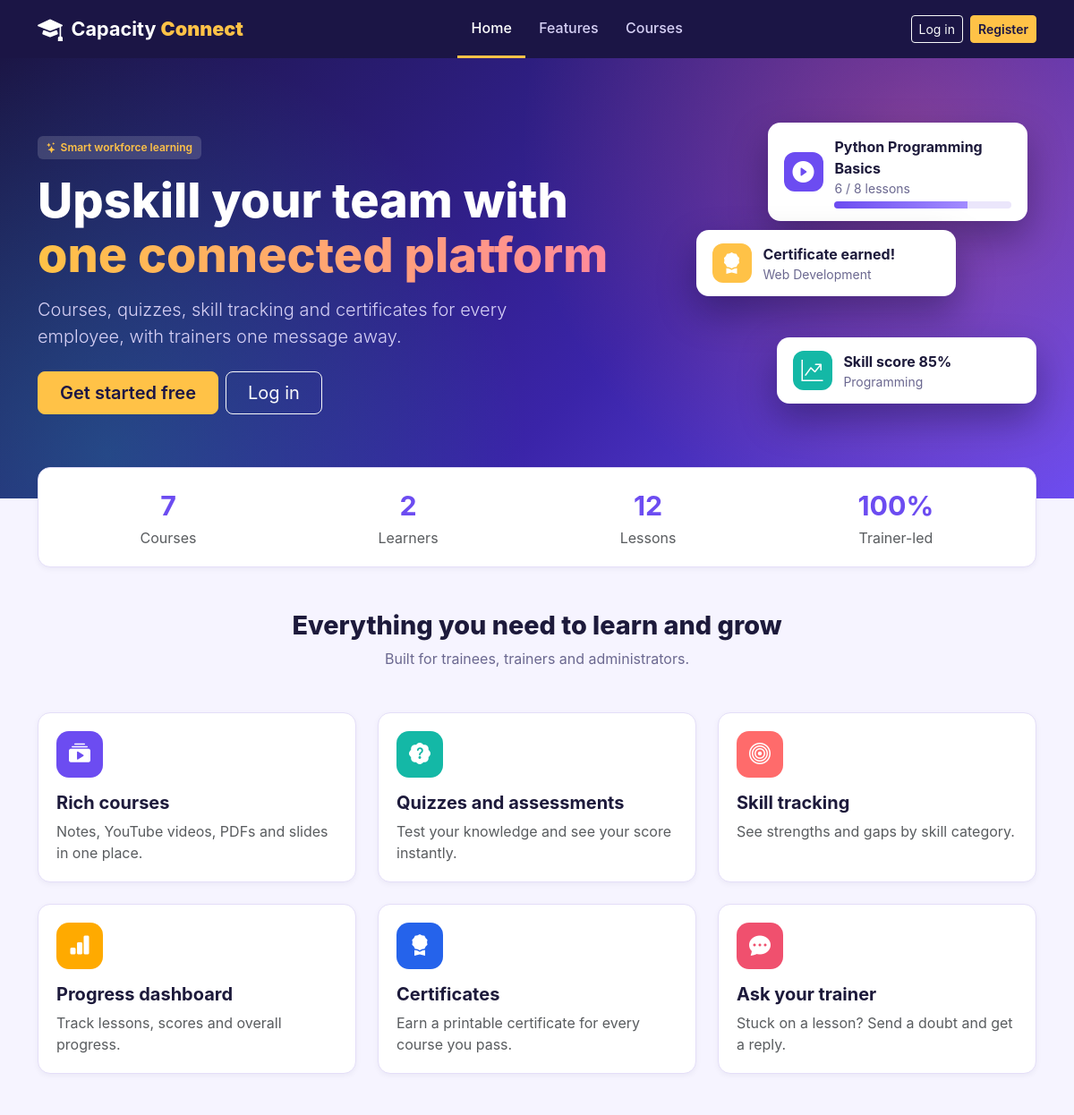
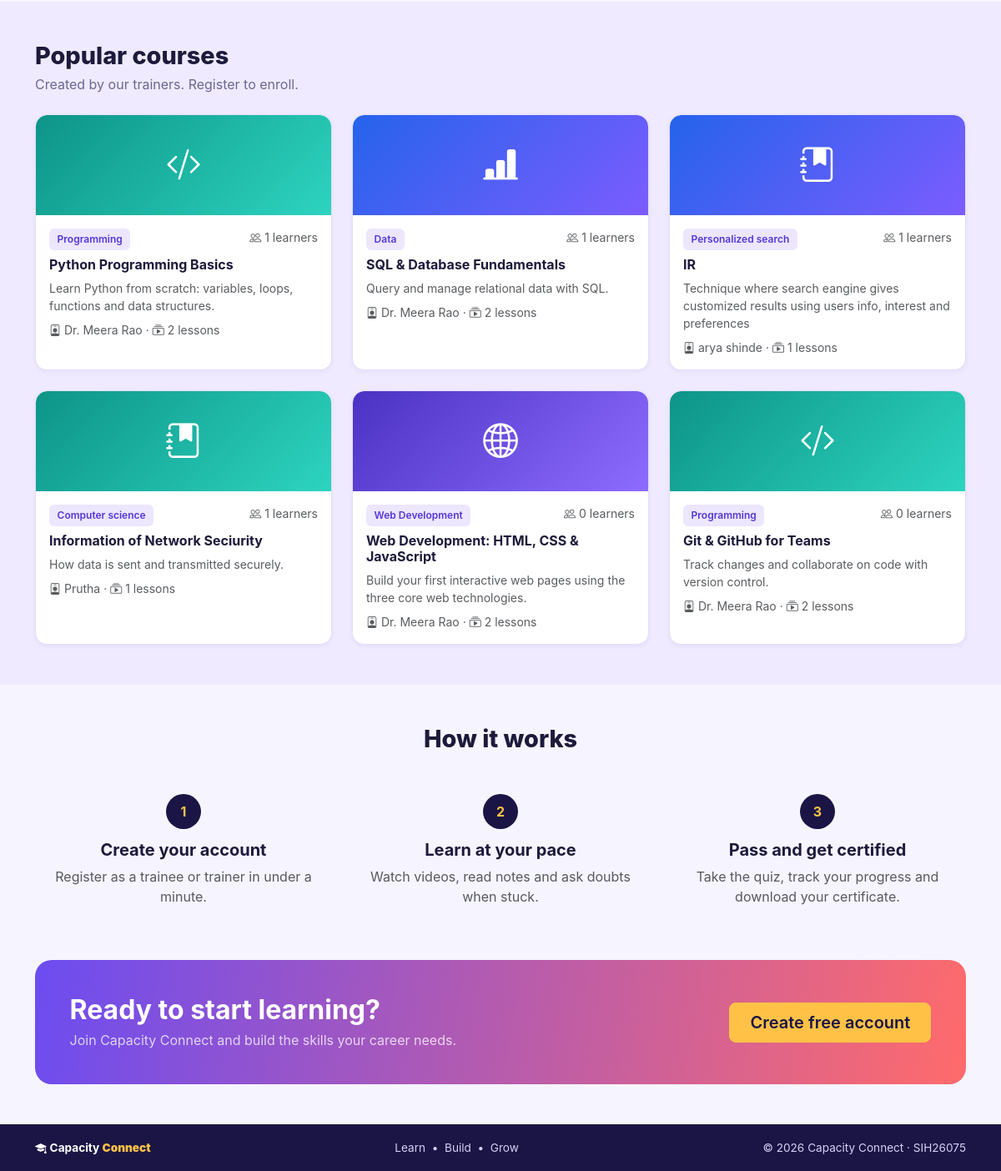
The page / on the database its author committed (2 pictures, top to bottom).
### tables this page shows
CREATE TABLE courses(id INTEGER PRIMARY KEY, title TEXT, description TEXT, category TEXT, trainer_id INTEGER);

CREATE TABLE users(id INTEGER PRIMARY KEY, name TEXT, email TEXT UNIQUE, password TEXT, role TEXT, created_at TEXT, active INTEGER DEFAULT 1);

### app.py (the view)
@app.route("/")
def index():
    if "user" in session:
        return redirect(url_for("dashboard"))
    feat = q("SELECT c.*, u.name trainer, (SELECT COUNT(*) FROM materials m WHERE m.course_id=c.id) lessons, "
             "(SELECT COUNT(*) FROM enrollments e WHERE e.course_id=c.id) learners "
             "FROM courses c LEFT JOIN users u ON u.id=c.trainer_id ORDER BY learners DESC, c.id LIMIT 6")
    stats = dict(courses=q("SELECT COUNT(*) n FROM courses", one=True)["n"],
                 learners=q("SELECT COUNT(*) n FROM users WHERE role='trainee'", one=True)["n"],
                 lessons=q("SELECT COUNT(*) n FROM materials", one=True)["n"])
    return render_template("home.html", courses=feat, stats=stats)

### app.py (called while the page is built)
def db():
    if "db" not in g:
        g.db = sqlite3.connect(DB)
        g.db.row_factory = sqlite3.Row
    return g.db

def q(sql, args=(), one=False):
    cur = db().execute(sql, args)
    rows = cur.fetchall()
    db().commit()
    if one:
        return rows[0] if rows else None
    return rows

@app.template_filter("cat_icon")
def cat_icon(c):
    c = (c or "").lower()
    return next((v for k, v in ICONS.items() if k in c), "bi-journal-bookmark-fill")

@app.context_processor
def nav_counts():
    u = session.get("user")
    if u and u["role"] == "trainer":
        n = q("SELECT COUNT(*) n FROM doubts d JOIN courses c ON c.id=d.course_id "
              "WHERE c.trainer_id=? AND d.answer IS NULL", (u["id"],), True)["n"]
        return {"open_doubts": n}
    return {}

### templates/home.html (shortened to what this page needs)
{% extends "base.html" %}{% from "_macros.html" import thumb %}
{% block main %}
<section class="land-hero"><div class="container-xl"><div class="row align-items-center g-4">
 <div class="col-lg-7">
  <span class="badge-soft" style="background:rgba(255,255,255,.15);color:#ffc247"><i class="bi bi-stars me-1"></i>Smart workforce learning</span>
  <h1 class="mt-3">Upskill your team with <span>one connected platform</span></h1>
  <p class="lead mt-3">Courses, quizzes, skill tracking and certificates for every employee, with trainers one message away.</p>
  <div class="d-flex flex-wrap gap-2 mt-4"><a class="btn btn-accent btn-lg px-4" href="{{ url_for('register') }}">Get started free</a><a class="btn btn-outline-light btn-lg px-4" href="{{ url_for('login') }}">Log in</a></div>
 </div>
 <div class="col-lg-5 d-none d-lg-block"><div class="mock">
  <div class="float-card c1"><i class="bi bi-play-circle-fill"></i><div class="flex-grow-1"><b>Python Programming Basics</b><small>6 / 8 lessons</small><div class="progress mt-1"><div class="progress-bar" style="width:75%"></div></div></div></div>
  <div class="float-card c2"><i class="bi bi-award-fill"></i><div><b>Certificate earned!</b><small>Web Development</small></div></div>
  <div class="float-card c3"><i class="bi bi-graph-up-arrow"></i><div><b>Skill score 85%</b><small>Programming</small></div></div>
 </div></div>
</div></div></section>
<div class="container-xl stats-strip"><div class="panel">
 <div><b>{{ stats.courses }}</b><span class="text-muted">Courses</span></div><div><b>{{ stats.learners }}</b><span class="text-muted">Learners</span></div>
 <div><b>{{ stats.lessons }}</b><span class="text-muted">Lessons</span></div><div><b>100%</b><span class="text-muted">Trainer-led</span></div></div></div>
<section class="container-xl py-5" id="features">
 <div class="text-center mb-5"><h2 class="section-title">Everything you need to learn and grow</h2><p class="section-sub">Built for trainees, trainers and administrators.</p></div>
 <div class="row g-4">
  {% for ico, bg, t, d in [('bi-collection-play-fill','#6c4cf1','Rich courses','Notes, YouTube videos, PDFs and slides in one place.'),
   ('bi-patch-question-fill','#14b8a6','Quizzes and assessments','Test your knowledge and see your score instantly.'),
   ('bi-bullseye','#ff6b6b','Skill tracking','See strengths and gaps by skill category.'),
   ('bi-bar-chart-fill','#ffaa00','Progress dashboard','Track lessons, scores and overall progress.'),
   ('bi-award-fill','#2563eb','Certificates','Earn a printable certificate for every course you pass.'),
   ('bi-chat-dots-fill','#f0506e','Ask your trainer','Stuck on a lesson? Send a doubt and get a reply.')] %}
  <div class="col-md-6 col-lg-4"><div class="panel h-100"><div class="feat-ico" style="background:{{ bg }}"><i class="bi {{ ico }}"></i></div><h3 class="h5 fw-bold">{{ t }}</h3><p class="text-muted mb-0">{{ d }}</p></div></div>
 </div>
</section>
<section class="py-5" id="courses" style="background:#efeaff"><div class="container-xl">
 <div class="d-flex justify-content-between align-items-end mb-4"><div><h2 class="section-title mb-1">Popular courses</h2><p class="section-sub mb-0">Created by our trainers. Register to enroll.</p></div></div>
 <div class="row g-4">
 {% for c in courses %}
  <div class="col-md-6 col-lg-4"><a href="{{ url_for('course_detail', cid=c.id) }}" class="text-decoration-none text-reset"><div class="panel p-0 h-100 overflow-hidden course-card d-flex flex-column">
   {{ thumb(c.category, 'wide') }}
   <div class="p-3"><div class="d-flex justify-content-between mb-1"><span class="badge-soft info">{{ c.category }}</span><small class="text-muted"><i class="bi bi-people me-1"></i>{{ c.learners }} learners</small></div>
    <h3 class="h6 fw-bold mt-2">{{ c.title }}</h3><p class="small text-muted mb-2">{{ c.description }}</p>
    <div class="small text-muted"><i class="bi bi-person-badge me-1"></i>{{ c.trainer }} &middot; <i class="bi bi-collection-play me-1"></i>{{ c.lessons }} lessons</div></div></div></a></div>
 {% endfor %}
 </div>
</div></section>
<section class="container-xl py-5">
 <div class="text-center mb-5"><h2 class="section-title">How it works</h2></div>
 <div class="row g-4 text-center">
  {% for n, t, d in [('1','Create your account','Register as a trainee or trainer in under a minute.'),('2','Learn at your pace','Watch videos, read notes and ask doubts when stuck.'),('3','Pass and get certified','Take the quiz, track your progress and download your certificate.')] %}
  <div class="col-md-4"><div class="step-num mx-auto">{{ n }}</div><h3 class="h5 fw-bold">{{ t }}</h3><p class="text-muted">{{ d }}</p></div>{% endfor %}
 </div>
</section>
<section class="container-xl pb-5"><div class="cta d-flex flex-wrap justify-content-between align-items-center gap-3">
 <div><h2 class="fw-bold mb-1">Ready to start learning?</h2><div class="opacity-75">Join Capacity Connect and build the skills your career needs.</div></div>
 <a class="btn btn-accent btn-lg px-4" href="{{ url_for('register') }}">Create free account</a></div></section>
{% endblock %}

### templates/base.html (shortened to what this page needs)
<!doctype html>
<html lang="en">
<head>
<link href="https://cdn.jsdelivr.net/npm/bootstrap@5.3.3/dist/css/bootstrap.min.css" rel="stylesheet">
<link href="https://cdn.jsdelivr.net/npm/bootstrap-icons@1.11.3/font/bootstrap-icons.min.css" rel="stylesheet">
<link href="{{ url_for('static', filename='style.css') }}" rel="stylesheet">
</head>
<body class="d-flex flex-column min-vh-100">
{% set u = session.user %}{% set ep = request.endpoint %}
<nav class="topbar d-print-none"><div class="container-xl d-flex align-items-center">
 <a class="brand" href="{{ url_for('index') }}"><i class="bi bi-mortarboard-fill fs-3"></i><span>Capacity <b>Connect</b></span></a>
 {% if u %}
  {% if u.role == 'trainee' %}{% set items = [('dashboard','Dashboard','bi-house-door-fill'),('courses','Courses','bi-book-half'),('certificates','Certificates','bi-award-fill'),('profile','Trainee','bi-person-fill')] %}
  {% elif u.role == 'trainer' %}{% set items = [('dashboard','My Courses','bi-collection-fill'),('course_new','New Course','bi-plus-circle-fill'),('doubts','Doubts','bi-chat-dots-fill'),('profile','Trainer','bi-person-fill')] %}
  {% else %}{% set items = [('dashboard','Admin Dashboard','bi-speedometer2'),('profile','Admin','bi-person-fill')] %}{% endif %}
  <ul class="nav mx-auto">
   {% for e, label, icon in items %}
   <li><a class="nav-link {{ 'active' if ep==e or (e=='dashboard' and ep in ['manage','admin']) or (e=='courses' and ep in ['learn','quiz','course_detail']) or (e=='certificates' and ep=='certificate') }}" href="{{ url_for(e) }}"><i class="bi {{ icon }} me-1"></i>{{ label }}{% if e=='doubts' and open_doubts %}<span class="badge rounded-pill bg-danger ms-1">{{ open_doubts }}</span>{% endif %}</a></li>
   {% endfor %}
  </ul>
  <a class="nav-link text-white-50 p-0" href="{{ url_for('logout') }}"><i class="bi bi-box-arrow-right me-1"></i>Logout</a>
 {% else %}
  <ul class="nav mx-auto d-none d-md-flex">
   <li><a class="nav-link {{ 'active' if ep=='index' }}" data-nav="home" href="{{ url_for('index') }}">Home</a></li>
   <li><a class="nav-link" data-nav="features" href="{{ url_for('index') }}#features">Features</a></li>
   <li><a class="nav-link" data-nav="courses" href="{{ url_for('index') }}#courses">Courses</a></li>
  </ul>
  <div class="ms-auto ms-md-0 d-flex gap-2"><a class="btn btn-sm btn-outline-light" href="{{ url_for('login') }}">Log in</a><a class="btn btn-sm btn-accent" href="{{ url_for('register') }}">Register</a></div>
 {% endif %}
</div></nav>
{% block main %}{% endblock %}
<footer class="footer d-print-none"><div class="container-xl d-flex justify-content-between flex-wrap gap-2">
 <span class="brand"><i class="bi bi-mortarboard-fill me-1"></i>Capacity <b>Connect</b></span>
 <span>Learn &nbsp;&bull;&nbsp; Build &nbsp;&bull;&nbsp; Grow</span><span>&copy; 2026 Capacity Connect &middot; SIH26075</span></div></footer>
</body></html>

### templates/_macros.html (shortened to what this page needs)
{% macro thumb(cat, cls='') %}<div class="thumb g{{ (cat or '')|length % 5 }} {{ cls }}"><i class="bi {{ cat|cat_icon }}"></i></div>{% endmacro %}

### static/style.css (style rules this page uses)
:root { --navy:#1b1545;--pri:#6c4cf1;--pri-d:#5636d6;--teal:#14b8a6;--coral:#ff6b6b;--amber:#ffc247;--bg:#f6f4ff;--line:#e4def8;--ink:#1d1a3b;--muted:#6b6890 }
body { background:var(--bg);color:var(--ink);font-family:Inter,"Segoe UI",system-ui,sans-serif }
a { color:var(--pri) }
.btn-accent { background:var(--amber);border-color:var(--amber);color:var(--navy);font-weight:600 }
.topbar { background:var(--navy);position:sticky;top:0;z-index:20 }
.topbar .brand { color:#fff;font-weight:700;font-size:1.35rem;text-decoration:none;display:flex;gap:.6rem;align-items:center }
.topbar .brand b { color:var(--amber) }
.topbar .nav-link { color:#d6d0f5;padding:1.2rem .95rem;border-bottom:3px solid transparent;font-weight:500 }
.topbar .nav-link.active { color:#fff;border-bottom-color:var(--amber) }
.panel { background:#fff;border:1px solid var(--line);border-radius:14px;padding:1.25rem;box-shadow:0 2px 6px rgba(27,21,69,.05) }
.thumb { width:112px;height:72px;border-radius:10px;display:grid;place-items:center;color:#fff;font-size:1.9rem;flex:none }
.thumb.wide { width:100%;height:120px;border-radius:14px 14px 0 0;font-size:2.6rem }
.g0 { background:linear-gradient(135deg,#4b32c3,#8d6cff) }
.g1 { background:linear-gradient(135deg,#0d9488,#2dd4bf) }
.g4 { background:linear-gradient(135deg,#2563eb,#7c5cff) }
.progress { height:8px;background:#ebe6fb }
.progress-bar { background:linear-gradient(90deg,#6c4cf1,#a28bff) }
.badge-soft { padding:.25rem .6rem;border-radius:6px;font-size:.75rem;font-weight:600;display:inline-block }
.info { background:#ece6ff;color:#5636d6 }
.footer { background:var(--navy);color:#d6d0f5;margin-top:auto;padding:1.1rem 0;font-size:.85rem }
.footer .brand { color:#fff;font-weight:700 }
.footer .brand b { color:var(--amber) }
.land-hero { background:radial-gradient(circle at 85% 20%,rgba(255,107,107,.35),transparent 40%),radial-gradient(circle at 10% 90%,rgba(20,184,166,.28),transparent 40%),linear-gradient(135deg,#1b1545,#3a24a8 60%,#6c4cf1);color:#fff;padding:4.5rem 0 5rem }
.land-hero h1 { font-size:clamp(2rem,4.5vw,3.4rem);font-weight:800;line-height:1.12 }
.land-hero h1 span { background:linear-gradient(90deg,#ffc247,#ff8a9b);-webkit-background-clip:text;background-clip:text;color:transparent }
.land-hero p.lead { color:#d6d0f5;max-width:34rem }
.mock { height:340px;position:relative }
.float-card { position:absolute;background:#fff;color:var(--ink);border-radius:14px;padding:.9rem 1.1rem;display:flex;gap:.8rem;align-items:center;box-shadow:0 18px 40px rgba(10,6,40,.35);width:290px }
.float-card i { font-size:1.5rem;width:44px;height:44px;border-radius:12px;display:grid;place-items:center;color:#fff;flex:none }
.float-card small { display:block;color:var(--muted) }
.float-card.c1 { top:0;right:10px }
.float-card.c1 i { background:var(--pri) }
.float-card.c2 { top:120px;right:90px }
.float-card.c2 i { background:var(--amber) }
.float-card.c3 { top:240px;right:0 }
.float-card.c3 i { background:var(--teal) }
.stats-strip { margin-top:-2.2rem;position:relative;z-index:2 }
.stats-strip .panel { display:flex;justify-content:space-around;text-align:center;flex-wrap:wrap;gap:1rem }
.stats-strip b { font-size:1.9rem;display:block;color:var(--pri) }
.section-title { font-weight:800;font-size:1.8rem }
.section-sub { color:var(--muted) }
.feat-ico { width:52px;height:52px;border-radius:14px;display:grid;place-items:center;color:#fff;font-size:1.5rem;margin-bottom:1rem }
.step-num { width:42px;height:42px;border-radius:50%;background:var(--navy);color:var(--amber);display:grid;place-items:center;font-weight:700;margin-bottom:.8rem }
.cta { background:linear-gradient(100deg,#6c4cf1,#ff6b6b);color:#fff;border-radius:20px;padding:2.6rem }
.course-card { transition:transform .15s,box-shadow .15s }
html { scroll-behavior:smooth }
section[id] { scroll-margin-top:70px }

### rows shown on the page
courses: category "Programming", learners "1", title "Python Programming Basics", description "Learn Python from scratch: variables, loops, functions and data structures.", trainer "Dr. Meera Rao", lessons "2"
courses: category "Data", learners "1", title "SQL & Database Fundamentals", description "Query and manage relational data with SQL.", trainer "Dr. Meera Rao", lessons "2"
courses: category "Personalized search", learners "1", title "IR", description "Technique where search eangine gives customized results using users info, interest and preferences", trainer "arya shinde", lessons "1"
courses: category "Computer science", learners "1", title "Information of Network Seciurity", description "How data is sent and transmitted securely.", trainer "Prutha", lessons "1"
courses: category "Web Development", learners "0", title "Web Development: HTML, CSS & JavaScript", description "Build your first interactive web pages using the three core web technologies.", trainer "Dr. Meera Rao", lessons "2"
courses: category "Programming", learners "0", title "Git & GitHub for Teams", description "Track changes and collaborate on code with version control.", trainer "Dr. Meera Rao", lessons "2"

### other values the page prints
{{ stats.courses }} "7"
{{ stats.learners }} "2"
{{ stats.lessons }} "12"
{{ t }} "Rich courses" "Quizzes and assessments" "Skill tracking" "Progress dashboard" "Certificates" "Ask your trainer"
{{ d }} "Notes, YouTube videos, PDFs and slides in one place." "Test your knowledge and see your score instantly." "See strengths and gaps by skill category." "Track lessons, scores and overall progress." "Earn a printable certificate for every course you pass." "Stuck on a lesson? Send a doubt and get a reply."
{{ n }} "1" "2" "3"
{{ t }} "Create your account" "Learn at your pace" "Pass and get certified"
{{ d }} "Register as a trainee or trainer in under a minute." "Watch videos, read notes and ask doubts when stuck." "Take the quiz, track your progress and download your certificate."
